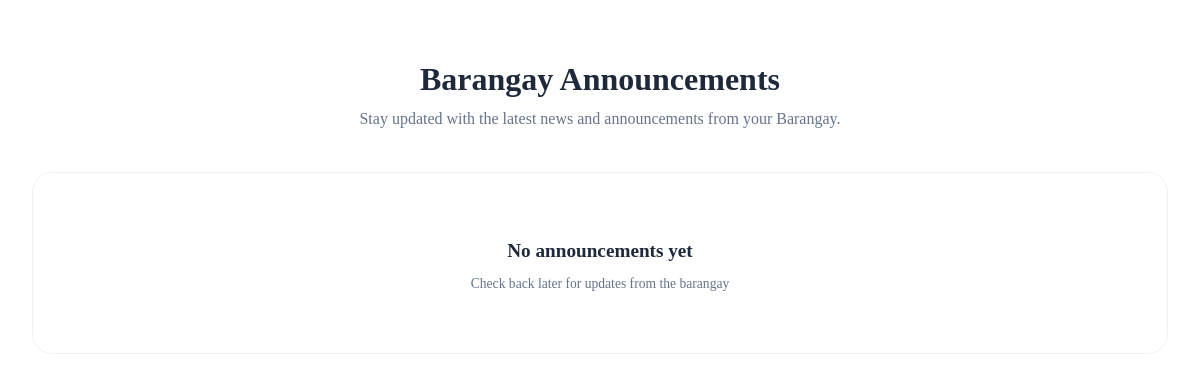
Page /pages/announcements.php on the earlier database version.
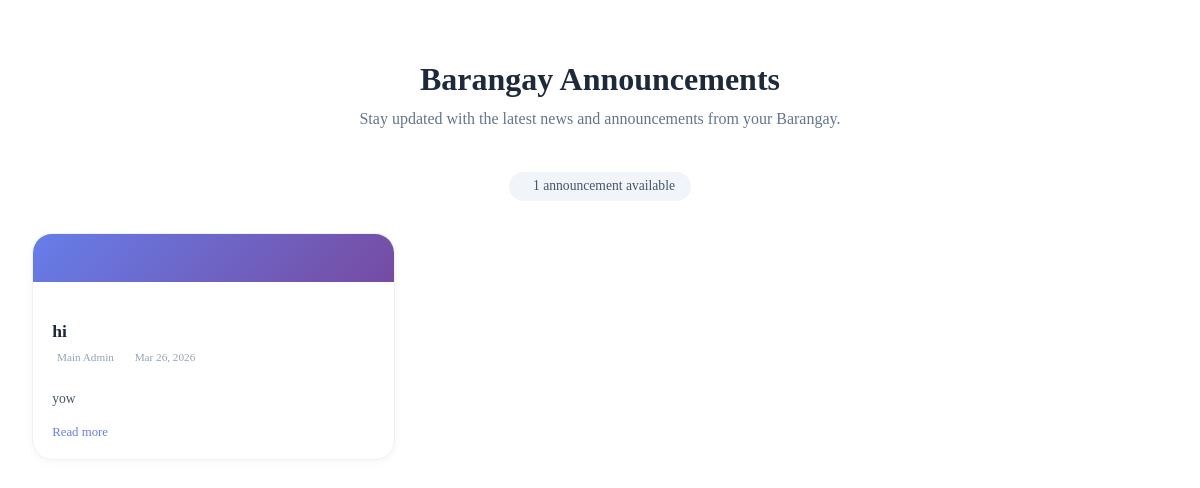
Same page on the later database version.
### tables this page shows
CREATE TABLE `pages` (
  `id` int(11) NOT NULL,
  `page_name` varchar(50) NOT NULL,
  `title` varchar(200) DEFAULT NULL,
  `content` text DEFAULT NULL,
  `meta_description` text DEFAULT NULL,
  `featured_image` varchar(255) DEFAULT NULL,
  `updated_by` int(11) DEFAULT NULL,
  `last_updated` timestamp NOT NULL DEFAULT current_timestamp() ON UPDATE current_timestamp()
);

CREATE TABLE `announcements` (
  `id` int(11) NOT NULL,
  `title` varchar(200) NOT NULL,
  `content` text NOT NULL,
  `image` varchar(255) DEFAULT NULL,
  `posted_by` int(11) DEFAULT NULL,
  `status` enum('active','inactive') DEFAULT 'active',
  `created_at` timestamp NOT NULL DEFAULT current_timestamp()
);

### pages/announcements.php (the view, shortened to what this page needs)
<?php
$database = new Database();
$db = $database->getConnection();
$page_query = "SELECT * FROM pages WHERE page_name = 'announcements'";
$page_stmt = $db->prepare($page_query);
$page_stmt->execute();
$announcements_page = $page_stmt->fetch(PDO::FETCH_ASSOC);
$page_title_text = $announcements_page['title'] ?? ($barangay_name ?? 'Barangay') . ' Announcements';
$page_description = $announcements_page['content'] ?? '<p>Stay updated with the latest news and events from your Barangay.</p>';
$announcement_id = isset($_GET['id']) ? (int)$_GET['id'] : null;
if ($announcement_id) {
    $query = "SELECT a.*, CONCAT(adm.first_name, ' ', adm.last_name) as posted_by_name
              FROM announcements a
              LEFT JOIN admins adm ON a.posted_by = adm.id
              WHERE a.id = :id AND a.status = 'active'";
    $stmt = $db->prepare($query);
    $stmt->bindParam(':id', $announcement_id);
    $stmt->execute();
    $announcement = $stmt->fetch(PDO::FETCH_ASSOC);
    if ($announcement) {
        ?>
        <div class="announcement-detail">
            <div class="detail-container">
                <a href="index.php?page=announcements" class="back-link">
                    <i class="fas fa-arrow-left"></i> Back to Announcements
                </a>
                <div class="detail-card">
                    <div class="detail-header">
                        <i class="fas fa-bullhorn"></i>
                        <h1><?php echo htmlspecialchars($announcement['title']); ?></h1>
                    </div>
                    <div class="detail-content">
                        <div class="detail-meta">
                            <span><i class="fas fa-user-circle"></i> <?php echo htmlspecialchars($announcement['posted_by_name'] ?? 'Administrator'); ?></span>
                            <span><i class="far fa-calendar-alt"></i> <?php echo date('F j, Y', strtotime($announcement['created_at'])); ?></span>
                        </div>
                        <div class="detail-body">
                            <?php echo nl2br(htmlspecialchars($announcement['content'])); ?>
                        </div>
                    </div>
                </div>
            </div>
        </div>
        <style>
            .announcement-detail {
                max-width: 900px;
                margin: 2rem auto;
                padding: 0 1.5rem;
            }
            .detail-container {
                width: 100%;
            }
            .back-link {
                display: inline-flex;
                align-items: center;
                gap: 0.5rem;
                margin-bottom: 1.5rem;
                color: #667eea;
                text-decoration: none;
                font-weight: 500;
                transition: all 0.2s;
            }
            .back-link:hover {
                gap: 0.8rem;
                color: #5a67d8;
            }
            .detail-card {
                background: white;
                border-radius: 24px;
                overflow: hidden;
                box-shadow: 0 4px 20px rgba(0, 0, 0, 0.05);
                border: 1px solid #eef2f6;
            }
            .detail-header {
                background: linear-gradient(135deg, #667eea 0%, #764ba2 100%);
                padding: 2.5rem 2rem;
                text-align: center;
            }
            .detail-header i {
                font-size: 3rem;
                color: white;
                margin-bottom: 1rem;
            }
            .detail-header h1 {
                color: white;
                font-size: 1.8rem;
                margin: 0;
                font-weight: 700;
                word-break: break-word;
            }
            .detail-content {
                padding: 2rem;
            }
            .detail-meta {
                display: flex;
                gap: 1.5rem;
                align-items: center;
                padding-bottom: 1rem;
                margin-bottom: 1.5rem;
                border-bottom: 1px solid #eef2f6;
                flex-wrap: wrap;
            }
            .detail-meta span {
                display: flex;
                align-items: center;
                gap: 0.5rem;
                color: #64748b;
                font-size: 0.85rem;
            }
            .detail-meta i {
                color: #667eea;
                font-size: 0.9rem;
            }
            .detail-body {
                line-height: 1.8;
                color: #334155;
                font-size: 1rem;
                word-break: break-word;
            }
            /* Responsive Detail Page */
            @media (max-width: 768px) {
                .announcement-detail {
                    padding: 0 1rem;
                    margin: 1rem auto;
                }
                .detail-header {
                    padding: 1.8rem 1.5rem;
                }
                .detail-header h1 {
                    font-size: 1.4rem;
                }
                .detail-header i {
                    font-size: 2rem;
                }
                .detail-content {
                    padding: 1.5rem;
                }
                .detail-meta {
                    gap: 1rem;
                }
                .detail-meta span {
                    font-size: 0.75rem;
                }
                .detail-body {
                    font-size: 0.9rem;
                    line-height: 1.6;
                }
            }
            @media (max-width: 480px) {
                .announcement-detail {
                    padding: 0 0.75rem;
                }
                .detail-header {
                    padding: 1.2rem 1rem;
                }
                .detail-header h1 {
                    font-size: 1.2rem;
                }
                .detail-header i {
                    font-size: 1.5rem;
                }
                .detail-content {
                    padding: 1rem;
                }
                .detail-meta {
                    flex-direction: column;
                    align-items: flex-start;
                    gap: 0.5rem;
                }
                .back-link {
                    font-size: 0.85rem;
                }
            }
        </style>
        <?php
    } else {
        ?>
        <div class="not-found-container">
            <i class="fas fa-search"></i>
            <h2>Announcement Not Found</h2>
            <p>The announcement you're looking for doesn't exist or has been removed.</p>
            <a href="index.php?page=announcements" class="back-btn">
                <i class="fas fa-arrow-left"></i> Back to Announcements
            </a>
        </div>
        <style>
            .not-found-container {
                max-width: 600px;
                margin: 4rem auto;
                text-align: center;
                padding: 2rem;
                background: white;
                border-radius: 20px;
                border: 1px solid #eef2f6;
            }
            .not-found-container i {
                font-size: 3rem;
                color: #cbd5e1;
                margin-bottom: 1rem;
            }
            .not-found-container h2 {
                color: #1e293b;
                margin-bottom: 0.5rem;
                font-size: 1.5rem;
            }
            .not-found-container p {
                color: #64748b;
                margin-bottom: 1.5rem;
            }
            .back-btn {
                display: inline-flex;
                align-items: center;
                gap: 0.5rem;
                background: linear-gradient(135deg, #667eea 0%, #764ba2 100%);
                color: white;
                padding: 0.6rem 1.2rem;
                border-radius: 50px;
                text-decoration: none;
                font-weight: 500;
            }
            @media (max-width: 576px) {
                .not-found-container {
                    margin: 2rem 1rem;
                    padding: 1.5rem;
                }
                .not-found-container h2 {
                    font-size: 1.2rem;
                }
            }
        </style>
        <?php
    }
} else {
    $query = "SELECT a.*, CONCAT(adm.first_name, ' ', adm.last_name) as posted_by_name
              FROM announcements a
              LEFT JOIN admins adm ON a.posted_by = adm.id
              WHERE a.status = 'active'
              ORDER BY a.created_at DESC";
    $stmt = $db->prepare($query);
    $stmt->execute();
    $announcements = $stmt->fetchAll(PDO::FETCH_ASSOC);
    ?>
    <div class="announcements-page">
        <div class="page-header">
            <h1><?php echo htmlspecialchars($page_title_text); ?></h1>
            <div class="page-description">
                <?php
                $plain_description = strip_tags($page_description);
                echo htmlspecialchars($plain_description);
                ?>
            </div>
        </div>
        <?php if (count($announcements) > 0): ?>
            <div class="announcements-stats">
                <div class="stats-badge">
                    <?php echo count($announcements); ?> announcement<?php echo count($announcements) > 1 ? 's' : ''; ?> available
                </div>
            </div>
            <div class="announcements-grid">
                <?php foreach ($announcements as $announcement): ?>
                    <div class="announcement-card" onclick="window.location.href='index.php?page=announcements&id=<?php echo $announcement['id']; ?>'">
                        <div class="card-header">
                        </div>
                        <div class="card-content">
                            <h3><?php echo htmlspecialchars($announcement['title']); ?></h3>
                            <div class="card-meta">
                                <span><i class="fas fa-user-circle"></i> <?php echo htmlspecialchars($announcement['posted_by_name'] ?? 'Admin'); ?></span>
                                <span><i class="far fa-calendar-alt"></i> <?php echo date('M d, Y', strtotime($announcement['created_at'])); ?></span>
                            </div>
                            <p><?php echo htmlspecialchars(substr($announcement['content'], 0, 120)); ?><?php echo strlen($announcement['content']) > 120 ? '...' : ''; ?></p>
                            <a href="index.php?page=announcements&id=<?php echo $announcement['id']; ?>" class="read-more" onclick="event.stopPropagation()">
                                Read more <i class="fas fa-arrow-right"></i>
                            </a>
                        </div>
                    </div>
                <?php endforeach; ?>
            </div>
        <?php else: ?>
            <div class="empty-state">
                <h3>No announcements yet</h3>
                <p>Check back later for updates from the barangay</p>
            </div>
        <?php endif; ?>
    </div>
    <?php
}
?>

### pages/announcements.php (style rules this page uses)
.announcements-page { max-width: 1200px; margin: 0 auto; padding: 2rem 1.5rem; }
.page-header { text-align: center; margin-bottom: 2.5rem; }
.page-header h1 { font-size: 2rem; font-weight: 700; margin-bottom: 0.5rem; color: #1e293b; }
.page-header .page-description { color: #64748b; font-size: 1rem; max-width: 600px; margin: 0 auto; line-height: 1.6; }
.announcements-stats { text-align: center; margin-bottom: 2rem; }
.stats-badge { display: inline-flex; align-items: center; gap: 0.5rem; background: #f1f5f9; padding: 0.4rem 1rem; border-radius: 50px; color: #475569; font-size: 0.85rem; }
.announcements-grid { display: grid; grid-template-columns: repeat(3, 1fr); gap: 1.5rem; margin-bottom: 2rem; }
.announcement-card { background: white; border-radius: 20px; overflow: hidden; box-shadow: 0 2px 8px rgba(0, 0, 0, 0.04); transition: all 0.3s; cursor: pointer; border: 1px solid #eef2f6; display: flex; flex-direction: column; }
.card-header { background: linear-gradient(135deg, #667eea 0%, #764ba2 100%); padding: 1.5rem; text-align: center; }
.card-content { padding: 1.2rem; flex: 1; display: flex; flex-direction: column; }
.card-content h3 { font-size: 1.1rem; font-weight: 600; color: #1e293b; margin-bottom: 0.5rem; line-height: 1.4; display: -webkit-box; -webkit-line-clamp: 2; -webkit-box-orient: vertical; overflow: hidden; }
.card-meta { display: flex; gap: 1rem; align-items: center; margin-bottom: 0.75rem; color: #94a3b8; font-size: 0.7rem; flex-wrap: wrap; }
.card-meta span { display: flex; align-items: center; gap: 0.3rem; }
.card-content p { color: #475569; line-height: 1.5; margin-bottom: 1rem; font-size: 0.85rem; flex: 1; display: -webkit-box; -webkit-line-clamp: 3; -webkit-box-orient: vertical; overflow: hidden; }
.read-more { display: inline-flex; align-items: center; gap: 0.3rem; color: #667eea; text-decoration: none; font-weight: 500; font-size: 0.8rem; transition: gap 0.2s; margin-top: auto; }
.empty-state { text-align: center; padding: 3rem 2rem; background: white; border-radius: 20px; border: 1px solid #eef2f6; }
.empty-state h3 { font-size: 1.2rem; color: #1e293b; margin-bottom: 0.5rem; }
.empty-state p { color: #64748b; font-size: 0.85rem; }

Differences in the rows shown:
added announcements: title "hi", posted_by_name "Main Admin", created_at "Mar 26, 2026", content "yow"
Other differences:
count($announcements): (not shown) → "1"
text no longer shown: "No announcements yet Check back later for updates from the barangay"
text now shown: "announcement available"
